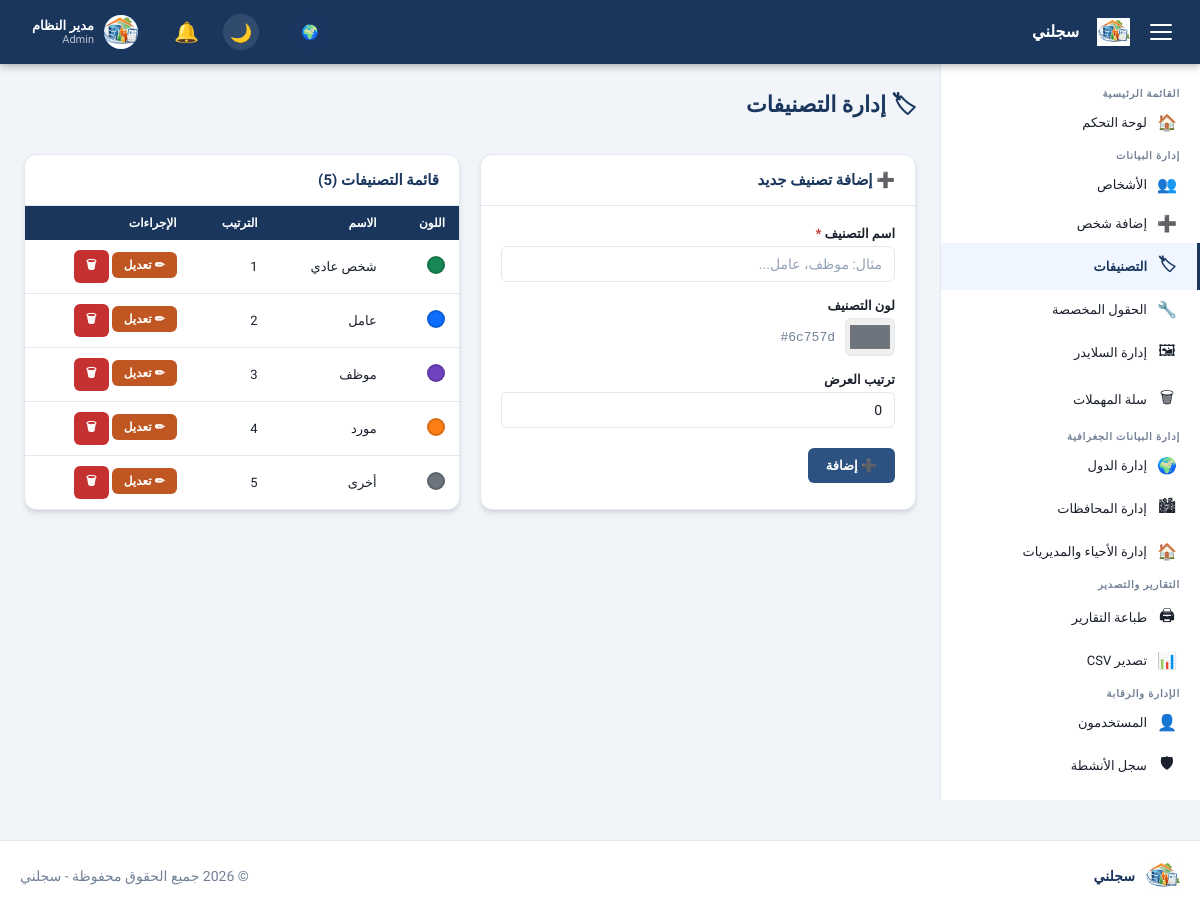
Screenshot of /admin/categories.php (signed in) with the database file from the repository.
### tables this page shows
CREATE TABLE `settings` (
  `id` int UNSIGNED NOT NULL,
  `setting_key` varchar(100) NOT NULL,
  `setting_value` text,
  `updated_at` datetime NOT NULL DEFAULT CURRENT_TIMESTAMP ON UPDATE CURRENT_TIMESTAMP
);

CREATE TABLE `users` (
  `id` int UNSIGNED NOT NULL,
  `username` varchar(100) NOT NULL,
  `password` varchar(255) NOT NULL,
  `full_name` varchar(200) NOT NULL DEFAULT '',
  `email` varchar(200) NOT NULL DEFAULT '',
  `avatar` varchar(255) DEFAULT NULL,
  `role` enum('admin','manager','viewer') NOT NULL DEFAULT 'viewer',
  `is_active` tinyint(1) NOT NULL DEFAULT '1',
  `last_login` datetime DEFAULT NULL,
  `created_at` datetime NOT NULL DEFAULT CURRENT_TIMESTAMP
);

CREATE TABLE `categories` (
  `id` int UNSIGNED NOT NULL,
  `name` varchar(200) NOT NULL,
  `color` varchar(20) NOT NULL DEFAULT '#6c757d',
  `sort_order` int NOT NULL DEFAULT '0',
  `created_at` datetime NOT NULL DEFAULT CURRENT_TIMESTAMP
);

### config/db.php (called while the page is built, shortened)
<?php
function getDB(): PDO {
    static $pdo = null;
    if ($pdo === null) {
        $dsn = sprintf(
            'mysql:host=%s;port=%s;dbname=%s;charset=%s',
            DB_HOST, DB_PORT, DB_NAME, DB_CHARSET
        );
        $options = [
            PDO::ATTR_ERRMODE            => PDO::ERRMODE_EXCEPTION,
            PDO::ATTR_DEFAULT_FETCH_MODE => PDO::FETCH_ASSOC,
            PDO::ATTR_EMULATE_PREPARES   => false,
            PDO::MYSQL_ATTR_INIT_COMMAND => "SET NAMES utf8mb4 COLLATE utf8mb4_unicode_ci",
        ];
        try {
            $pdo = new PDO($dsn, DB_USER, DB_PASS, $options);
        } catch (PDOException $e) {
            if (DEV_MODE) {
                die('<div style="direction:rtl;font-family:Arial;padding:20px;background:#f8d7da;color:#721c24;border:1px solid #f5c6cb;border-radius:4px;">
                    <strong>خطأ في الاتصال بقاعدة البيانات:</strong><br>' .
                    htmlspecialchars($e->getMessage()) . '</div>');
            } else {
                die('<div style="direction:rtl;font-family:Arial;padding:20px;text-align:center;">
                    عذراً، حدث خطأ في النظام. يرجى المحاولة لاحقاً.</div>');
            }
        }
    }
    return $pdo;
}

### includes/functions.php (called while the page is built, shortened)
<?php
require_once __DIR__ . '/../config/db.php';
function clean(string $input): string {
    return htmlspecialchars(trim($input), ENT_QUOTES | ENT_HTML5, 'UTF-8');
}
function dbQuery(string $sql, array $params = []): array {
    $stmt = getDB()->prepare($sql);
    $stmt->execute($params);
    return $stmt->fetchAll();
}
function dbQueryOne(string $sql, array $params = []): ?array {
    $stmt = getDB()->prepare($sql);
    $stmt->execute($params);
    $row = $stmt->fetch();
    return $row ?: null;
}
function getCategories(): array {
    return dbQuery("SELECT * FROM categories ORDER BY sort_order, name");
}
function getSetting(string $key, string $default = ''): string {
    $row = dbQueryOne("SELECT setting_value FROM settings WHERE setting_key = ?", [$key]);
    return $row ? ($row['setting_value'] ?? $default) : $default;
}

### includes/auth.php (called while the page is built, shortened)
<?php
require_once __DIR__ . '/../config/db.php';
function isLoggedIn(): bool {
    return isset($_SESSION['user_id']) && !empty($_SESSION['user_id']);
}
function currentUser(): ?array {
    static $user = null;
    if ($user === null) {
        $stmt = getDB()->prepare("SELECT * FROM users WHERE id = ? AND is_active = 1");
        $stmt->execute([$_SESSION['user_id']]);
        $user = $stmt->fetch() ?: null;
    }
    return $user;
}
function hasRole(string ...$roles): bool {
    $user = currentUser();
    return in_array($user['role'], $roles);
}
function isAdmin(): bool {
    return hasRole('admin');
}
function requireLogin(): void {
    $user = currentUser();
}

### admin/categories.php (the view, shortened to what this page needs)
<?php
require_once __DIR__ . '/../includes/header.php';
$editCat = null;
$categories = getCategories();
?>
<div class="page-header">
    <h1 class="page-title">🏷 إدارة التصنيفات</h1>
</div>
<div class="two-col-layout">
    <div class="card">
        <div class="card-header">
            <h3 class="card-title"><?= $editCat ? '✏ تعديل التصنيف' : '➕ إضافة تصنيف جديد' ?></h3>
        </div>
        <div class="card-body">
            <form method="POST">
                <div class="form-group">
                    <label class="form-label required">اسم التصنيف</label>
                    <input type="text" name="name" class="form-control" required maxlength="200"
                           value="<?= clean($editCat['name'] ?? '') ?>" placeholder="مثال: موظف، عامل...">
                </div>
                <div class="form-group">
                    <label class="form-label">لون التصنيف</label>
                    <div class="color-input-wrap">
                        <input type="color" name="color" class="form-control-color"
                               value="<?= clean($editCat['color'] ?? '#6c757d') ?>">
                        <span class="color-hex" id="colorHex"><?= clean($editCat['color'] ?? '#6c757d') ?></span>
                    </div>
                </div>
                <div class="form-group">
                    <label class="form-label">ترتيب العرض</label>
                    <input type="number" name="sort_order" class="form-control" min="0"
                           value="<?= (int)($editCat['sort_order'] ?? 0) ?>">
                </div>
                <div class="form-actions">
                    <button type="submit" class="btn btn-primary">
                        <?= $editCat ? '💾 حفظ التعديلات' : '➕ إضافة' ?>
                    </button>
                </div>
            </form>
        </div>
    </div>
    <div class="card">
        <div class="card-header">
            <h3 class="card-title">قائمة التصنيفات (<?= count($categories) ?>)</h3>
        </div>
        <div class="card-body p-0">
            <table class="table">
                <thead><tr><th>اللون</th><th>الاسم</th><th>الترتيب</th><th>الإجراءات</th></tr></thead>
                <tbody>
                <?php foreach ($categories as $cat): ?>
                <tr>
                    <td><span class="color-circle" style="background:<?= clean($cat['color']) ?>"></span></td>
                    <td><?= clean($cat['name']) ?></td>
                    <td><?= (int)$cat['sort_order'] ?></td>
                    <td>
                        <a href="categories.php?action=edit&id=<?= $cat['id'] ?>" class="btn btn-sm btn-warning">✏ تعديل</a>
                        <form method="POST" style="display:inline" onsubmit="return confirm('حذف هذا التصنيف؟')">
                            <button type="submit" class="btn btn-sm btn-danger">🗑</button>
                        </form>
                    </td>
                </tr>
                <?php endforeach; ?>
                </tbody>
            </table>
        </div>
    </div>
</div>
<?php require_once __DIR__ . '/../includes/footer.php'; ?>

### includes/header.php (shortened to what this page needs)
<?php
require_once __DIR__ . '/../config/db.php';
require_once __DIR__ . '/functions.php';
require_once __DIR__ . '/auth.php';
requireLogin();
$user = currentUser();
?>
<!DOCTYPE html>
<html lang="ar" dir="rtl">
<head>
    <link rel="stylesheet" href="<?= APP_URL ?>/assets/css/style.css">
</head>
<body class="admin-body">
<nav class="topbar">
    <div class="topbar-inner">
        <div class="topbar-brand">
            <button class="sidebar-toggle" id="sidebarToggle" aria-label="قائمة">
                <span></span><span></span><span></span>
            </button>
            <a href="<?= APP_URL ?>/admin/dashboard.php" class="brand-link">
                <?php
                $logoUrl = getSetting('logo_path');
                if ($logoUrl && file_exists(UPLOAD_PATH . '/' . $logoUrl)): ?>
                    <img src="<?= UPLOAD_URL ?>/<?= clean($logoUrl) ?>" alt="Logo" style="max-height: 28px; margin-left: 8px;">
                <?php else: ?>
                    <span class="brand-icon">📋</span>
                <?php endif; ?>
                <span class="brand-text"><?= clean(getSetting('site_name', APP_NAME)) ?></span>
            </a>
        </div>
        <div class="topbar-actions">
            <a href="<?= APP_URL ?>/index.php" class="view-site-link" title="عرض الموقع" style="margin-left: 15px;">🌍</a>
            <button id="darkToggle" class="dark-toggle" title="تبديل الوضع الليلي">🌙</button>
            <div class="notif-menu" id="notifMenuToggle">
                <div class="notif-icon-wrap">
                    <span class="notif-icon">🔔</span>
                </div>
            </div>
            <div class="user-menu" id="userMenuToggle">
                <?php if (!empty($user['avatar']) && file_exists(UPLOAD_PATH . '/avatars/' . $user['avatar'])): ?>
                    <img src="<?= UPLOAD_URL ?>/avatars/<?= clean($user['avatar']) ?>" alt="Avatar" class="user-avatar" style="object-fit: cover;">
                <?php else: ?>
                    <div class="user-avatar"><?= mb_substr($user['full_name'] ?? 'م', 0, 1) ?></div>
                <?php endif; ?>
                <div class="user-info">
                    <span class="user-name"><?= clean($user['full_name'] ?? '') ?></span>
                    <span class="user-role"><?= clean($user['role'] ?? '') ?></span>
                </div>
            </div>
        </div>
    </div>
</nav>
<aside class="sidebar" id="sidebar">
    <nav class="sidebar-nav">
        <div class="nav-section-title">القائمة الرئيسية</div>
        <a href="<?= APP_URL ?>/admin/dashboard.php" class="nav-item <?= (basename($_SERVER['PHP_SELF']) === 'dashboard.php') ? 'active' : '' ?>">
            <span class="nav-icon">🏠</span>
            <span class="nav-label">لوحة التحكم</span>
        </a>
        <div class="nav-section-title">إدارة البيانات</div>
        <a href="<?= APP_URL ?>/admin/persons.php" class="nav-item <?= in_array(basename($_SERVER['PHP_SELF']), ['persons.php','person_add.php','person_edit.php']) ? 'active' : '' ?>">
            <span class="nav-icon">👥</span>
            <span class="nav-label">الأشخاص</span>
        </a>
        <a href="<?= APP_URL ?>/admin/person_add.php" class="nav-item <?= (basename($_SERVER['PHP_SELF']) === 'person_add.php') ? 'active' : '' ?>">
            <span class="nav-icon">➕</span>
            <span class="nav-label">إضافة شخص</span>
        </a>
        <a href="<?= APP_URL ?>/admin/categories.php" class="nav-item <?= (basename($_SERVER['PHP_SELF']) === 'categories.php') ? 'active' : '' ?>">
            <span class="nav-icon">🏷</span>
            <span class="nav-label">التصنيفات</span>
        </a>
        <a href="<?= APP_URL ?>/admin/custom_fields.php" class="nav-item <?= (basename($_SERVER['PHP_SELF']) === 'custom_fields.php') ? 'active' : '' ?>">
            <span class="nav-icon">🔧</span>
            <span class="nav-label">الحقول المخصصة</span>
        </a>
        <a href="<?= APP_URL ?>/admin/sliders.php" class="nav-item <?= in_array(basename($_SERVER['PHP_SELF']), ['sliders.php','slider_add.php','slider_edit.php']) ? 'active' : '' ?>">
            <span class="nav-icon">🖼</span>
            <span class="nav-label">إدارة السلايدر</span>
        </a>
        <a href="<?= APP_URL ?>/admin/trash.php" class="nav-item <?= (basename($_SERVER['PHP_SELF']) === 'trash.php') ? 'active' : '' ?>">
            <span class="nav-icon">🗑</span>
            <span class="nav-label">سلة المهملات</span>
        </a>
        <div class="nav-section-title">إدارة البيانات الجغرافية</div>
        <a href="<?= APP_URL ?>/admin/countries.php" class="nav-item <?= (basename($_SERVER['PHP_SELF']) === 'countries.php') ? 'active' : '' ?>">
            <span class="nav-icon">🌍</span>
            <span class="nav-label">إدارة الدول</span>
        </a>
        <a href="<?= APP_URL ?>/admin/governorates.php" class="nav-item <?= (basename($_SERVER['PHP_SELF']) === 'governorates.php') ? 'active' : '' ?>">
            <span class="nav-icon">🏙</span>
            <span class="nav-label">إدارة المحافظات</span>
        </a>
        <a href="<?= APP_URL ?>/admin/districts.php" class="nav-item <?= (basename($_SERVER['PHP_SELF']) === 'districts.php') ? 'active' : '' ?>">
            <span class="nav-icon">🏠</span>
            <span class="nav-label">إدارة الأحياء والمديريات</span>
        </a>
        <div class="nav-section-title">التقارير والتصدير</div>
        <a href="<?= APP_URL ?>/admin/print_report.php" class="nav-item <?= (basename($_SERVER['PHP_SELF']) === 'print_report.php') ? 'active' : '' ?>">
            <span class="nav-icon">🖨</span>
            <span class="nav-label">طباعة التقارير</span>
        </a>
        <a href="<?= APP_URL ?>/admin/export_csv.php" class="nav-item <?= (basename($_SERVER['PHP_SELF']) === 'export_csv.php') ? 'active' : '' ?>">
            <span class="nav-icon">📊</span>
            <span class="nav-label">تصدير CSV</span>
        </a>
        <?php if (isAdmin()): ?>
        <div class="nav-section-title">الإدارة والرقابة</div>
        <a href="<?= APP_URL ?>/admin/users.php" class="nav-item <?= (basename($_SERVER['PHP_SELF']) === 'users.php') ? 'active' : '' ?>">
            <span class="nav-icon">👤</span>
            <span class="nav-label">المستخدمون</span>
        </a>
        <a href="<?= APP_URL ?>/admin/audit_log.php" class="nav-item <?= (basename($_SERVER['PHP_SELF']) === 'audit_log.php') ? 'active' : '' ?>">
            <span class="nav-icon">🛡</span>
            <span class="nav-label">سجل الأنشطة</span>
        </a>
        <a href="<?= APP_URL ?>/admin/settings.php" class="nav-item <?= (basename($_SERVER['PHP_SELF']) === 'settings.php') ? 'active' : '' ?>">
            <span class="nav-icon">⚙</span>
        </a>
        <?php endif; ?>
    </nav>
</aside>
<main class="main-content" id="mainContent">
    <div class="content-wrapper">

### includes/footer.php (shortened to what this page needs)
    </div>
</main>
<footer class="admin-footer">
    <div class="footer-inner">
        <div class="footer-logo">
            <?php
            $logoUrl = getSetting('logo_path');
            if ($logoUrl && file_exists(UPLOAD_PATH . '/' . $logoUrl)): ?>
                <img src="<?= UPLOAD_URL ?>/<?= clean($logoUrl) ?>" alt="Logo">
            <?php else: ?>
                <span class="footer-icon">📋</span>
            <?php endif; ?>
            <span class="footer-text"><?= clean(getSetting('site_name', APP_NAME)) ?></span>
        </div>
        <div class="footer-copyright">
            &copy; <?= date('Y') ?> جميع الحقوق محفوظة - <?= clean(getSetting('site_name', APP_NAME)) ?>
        </div>
    </div>
</footer>
</body>
</html>

### rows the page displays
settings: setting_value (picture)
settings: setting_value "سجلني"
users: avatar (picture), full_name "مدير النظام", role "Admin"
categories: name "شخص عادي", sort_order "1"
categories: name "عامل", sort_order "2"
categories: name "موظف", sort_order "3"
categories: name "مورد", sort_order "4"
categories: name "أخرى", sort_order "5"

### other values shown
$editCat['color'] "#6c757d"
count($categories) "5"
